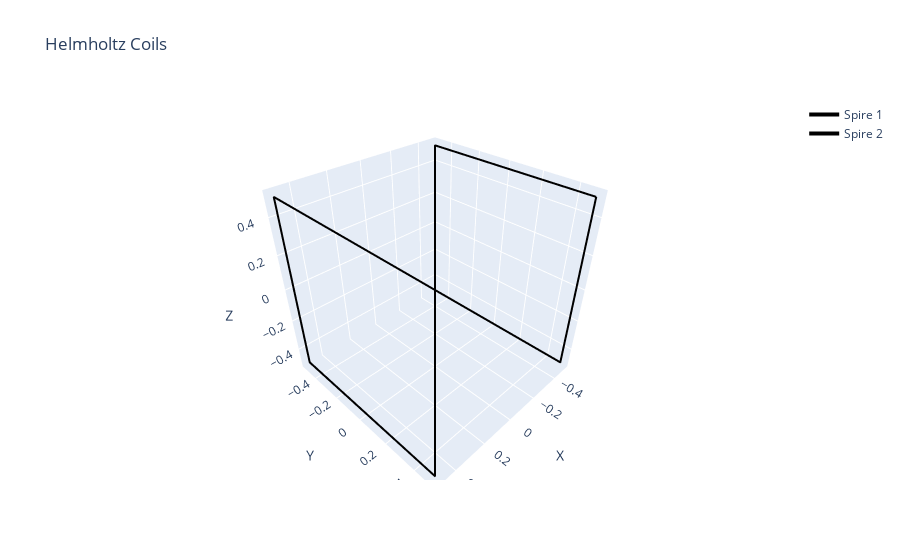

Source (notebook cell):
### Code cell
##Generar espiras
spire1_s, spire2_s = test_3.square_spires(Ax, X_coil.h, X_coil.a, num_seg)
f = hplot.plot_spires(spire1_s, spire2_s, color='black')

### Figure 1 — Plotly figure (JSON) as saved in the notebook; plotly's stock layout.template omitted (floating-point values rounded to 4 significant figures; data arrays with more than 128 entries replaced by an {"elided": "..."} marker saying what was removed)
{"data": [{"line": {"color": "black", "width": 4}, "mode": "lines", "name": "Spire 1", "type": "scatter3d", "x": {"elided": "400 float values"}, "y": {"elided": "400 float values"}, "z": {"elided": "400 float values"}}, {"line": {"color": "black", "width": 4}, "mode": "lines", "name": "Spire 2", "type": "scatter3d", "x": {"elided": "400 float values"}, "y": {"elided": "400 float values"}, "z": {"elided": "400 float values"}}], "layout": {"scene": {"xaxis": {"title": {"text": "X"}}, "yaxis": {"title": {"text": "Y"}}, "zaxis": {"title": {"text": "Z"}}}, "title": {"text": "Helmholtz Coils"}}}
